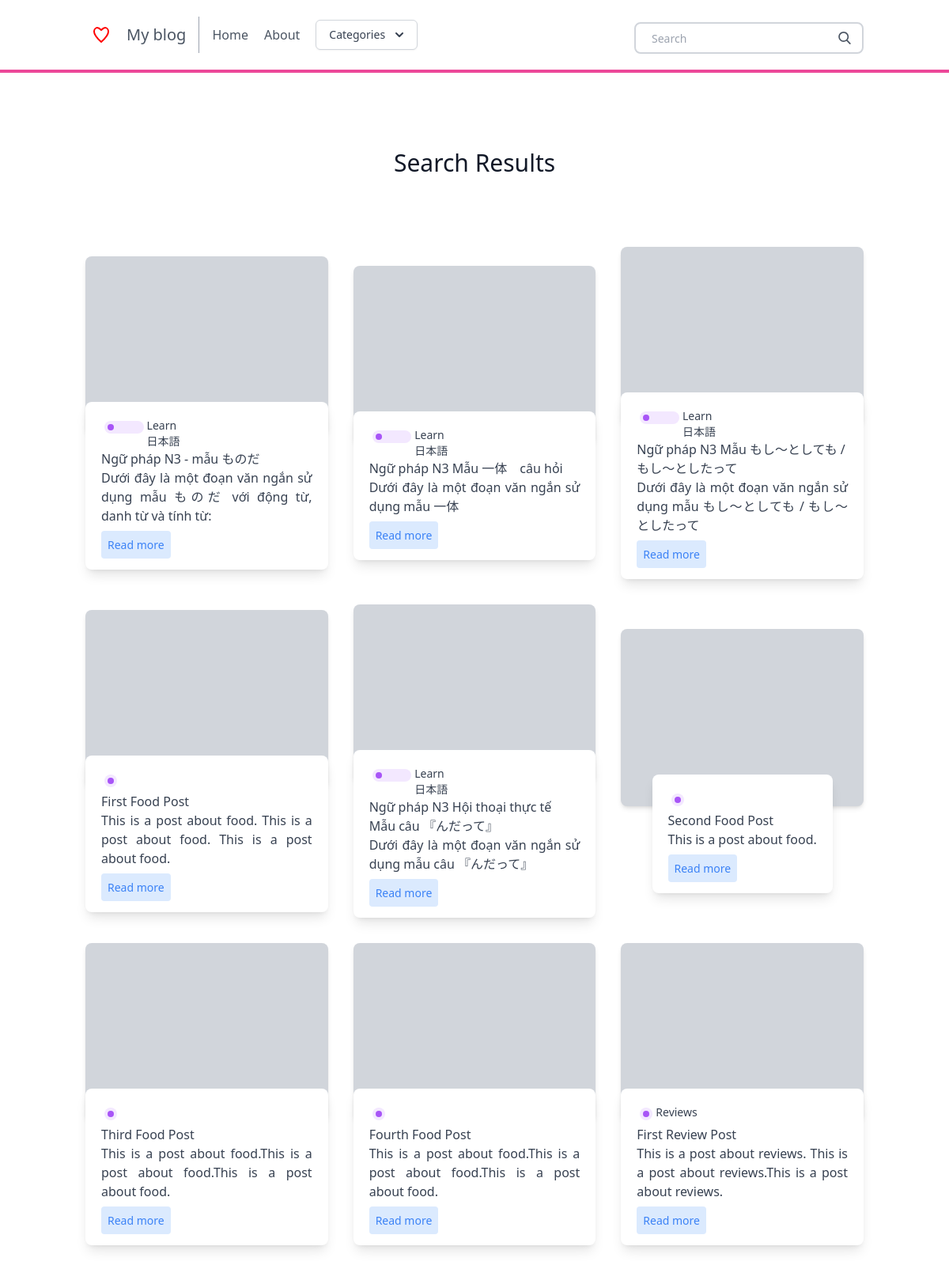
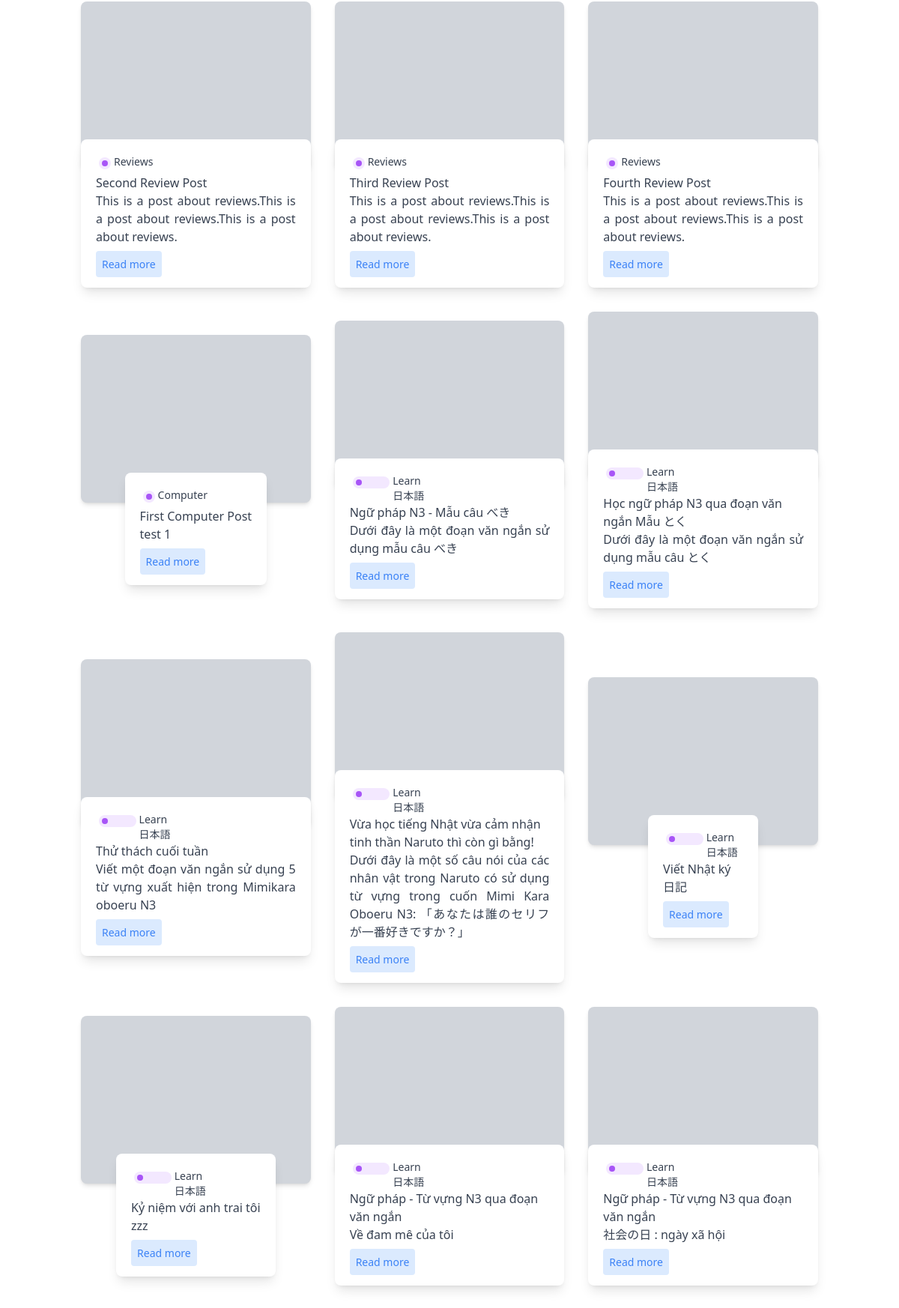
The app's page /search/ (upper part) with its own data (2 pictures, top to bottom).
### posts/models.py (models this page shows, shortened)
class Post(models.Model):
    title = models.CharField(max_length=100)
    slug = models.SlugField()
    overview = models.TextField()
    timestamp = models.DateTimeField(auto_now_add=True)
    content = models.TextField()
    author = models.ForeignKey(Author, on_delete=models.CASCADE)
    thumbnail = models.ImageField()
    categories = models.ManyToManyField(Category)
    featured = models.BooleanField()

class Category(models.Model):
    title = models.CharField(max_length=20)
    subtitle = models.CharField(max_length=20)
    slug = models.SlugField()
    thumbnail = models.ImageField()

### posts/views.py (the view)
# urls.py: path('search/', search, name = 'search'),
def search(request):
    queryset = Post.objects.all()
    query = request.GET.get('q')
    if query:
        queryset = queryset.filter(
            Q(title__icontains=query) |
            Q(overview__icontains=query)
        ).distinct()
    context = {
        'object_list': queryset
    }
    return render(request, 'search_bar.html', context)

### posts/templatetags/markdown_extras.py (called while the page is built)
@register.simple_tag
def get_categories():
    return Category.objects.all()[0:3]

### templates/search_bar.html
{% extends 'base.html' %}
{% block content %}
<section class="blog text-gray-700 body-font">
    <div class="container px-5 py-24 mx-auto">
      <div class="flex flex-wrap w-full mb-20 flex-col items-center text-center">
        <h1 class="sm:text-3xl text-2xl font-medium title-font mb-2 text-gray-900">
          Search Results</h1>
      </div>
      <div class="flex flex-wrap sm:-m-4 -mx-4 -mb-10 -mt-4">
        {% for obj in object_list %}
        <div class="p-4 md:w-1/3 md:mb-0 mb-6 flex flex-col justify-center items-center max-w-sm mx-auto">
          <div class="bg-gray-300 h-56 w-full rounded-lg shadow-md bg-cover bg-center" style="background-image: url(https://images.unsplash.com/photo-1521185496955-15097b20c5fe?ixlib=rb-1.2.1&ixid=eyJhcHBfaWQiOjEyMDd9&auto=format&fit=crop&w=1951&q=80"></div>
          <div class=" w-70 bg-white -mt-10 shadow-lg rounded-lg overflow-hidden p-5">
            <div class="header-content inline-flex ">
              <div class="category-badge flex-1  h-4 w-4 m rounded-full m-1 bg-purple-100">
                <div class="h-2 w-2 rounded-full m-1 bg-purple-500 " ></div>
              </div>
              {% for category in obj.categories.all %}
              <div class="category-title flex-1 text-sm">
                {{ category.title }}
              </div>
              {% endfor %}
            </div>
              <div class="title-post font-medium">
              {{ obj.title }}
              </div>
              <div class="summary-post text-base text-justify">
                {{ obj.overview }}
              </div>
              <div class="mt-3">
              <a href="{% url 'post' obj.slug %}" class="bg-blue-100 text-blue-500 rounded p-2 text-sm ">
                Read more
              </a>
            </div>
          </div>
        </div>
        {% endfor %}
      </div>
    </div>
</section>
{% endblock %}

### records on screen
Post: title "Ngữ pháp N3 - mẫu ものだ", overview "Dưới đây là một đoạn văn ngắn sử dụng mẫu ものだ với động từ, danh từ và tính từ:"
Category: title "Learn 日本語"
Post: title "Ngữ pháp N3 Mẫu 一体 câu hỏi", overview "Dưới đây là một đoạn văn ngắn sử dụng mẫu 一体"
Post: title "Ngữ pháp N3 Mẫu もし～としても / もし～としたって", overview "Dưới đây là một đoạn văn ngắn sử dụng mẫu もし～としても / もし～としたって"
Post: title "First Food Post", overview "This is a post about food. This is a post about food. This is a post about food."
Post: title "Ngữ pháp N3 Hội thoại thực tế Mẫu câu 『んだって』", overview "Dưới đây là một đoạn văn ngắn sử dụng mẫu câu 『んだって』"
Post: title "Second Food Post", overview "This is a post about food."
Post: title "Third Food Post", overview "This is a post about food.This is a post about food.This is a post about food."
Post: title "Fourth Food Post", overview "This is a post about food.This is a post about food.This is a post about food."
Post: title "First Review Post", overview "This is a post about reviews. This is a post about reviews.This is a post about reviews."
Category: title "Reviews"
Post: title "Second Review Post", overview "This is a post about reviews.This is a post about reviews.This is a post about reviews."
Post: title "Third Review Post", overview "This is a post about reviews.This is a post about reviews.This is a post about reviews."
Post: title "Fourth Review Post", overview "This is a post about reviews.This is a post about reviews.This is a post about reviews."
Post: title "First Computer Post", overview "test 1"
Category: title "Computer"
Post: title "Ngữ pháp N3 - Mẫu câu べき", overview "Dưới đây là một đoạn văn ngắn sử dụng mẫu câu べき"
Post: title "Học ngữ pháp N3 qua đoạn văn ngắn Mẫu とく", overview "Dưới đây là một đoạn văn ngắn sử dụng mẫu câu とく"
Post: title "Thử thách cuối tuần", overview "Viết một đoạn văn ngắn sử dụng 5 từ vựng xuất hiện trong Mimikara oboeru N3"
Post: title "Vừa học tiếng Nhật vừa cảm nhận tinh thần Naruto thì còn gì bằng!", overview "Dưới đây là một số câu nói của các nhân vật trong Naruto có sử dụng từ vựng trong cuốn Mimi Kara Oboeru N3: 「あなたは誰のセリフが一番好きですか？」"
Post: title "Viết Nhật ký", overview "日記"
Post: title "Kỷ niệm với anh trai tôi", overview "zzz"
Post: title "Ngữ pháp - Từ vựng N3 qua đoạn văn ngắn", overview "Về đam mê của tôi"
Post: title "Ngữ pháp - Từ vựng N3 qua đoạn văn ngắn", overview "社会の日 : ngày xã hội"
